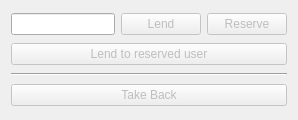
<?xml version="1.0" encoding="UTF-8"?>
<ui version="4.0">
 <class>lendDialog</class>
 <widget class="QDialog" name="lendDialog">
  <property name="geometry">
   <rect>
    <x>0</x>
    <y>0</y>
    <width>298</width>
    <height>120</height>
   </rect>
  </property>
  <property name="windowTitle">
   <string>Lending</string>
  </property>
  <property name="windowIcon">
   <iconset resource="QtRc.qrc">
    <normaloff>:/image/images/lend.png</normaloff>:/image/images/lend.png</iconset>
  </property>
  <property name="locale">
   <locale language="English" country="UnitedKingdom"/>
  </property>
  <layout class="QGridLayout" name="gridLayout">
   <item row="0" column="0">
    <widget class="QLineEdit" name="idLine">
     <property name="locale">
      <locale language="English" country="UnitedKingdom"/>
     </property>
    </widget>
   </item>
   <item row="0" column="1">
    <widget class="QPushButton" name="lendButton">
     <property name="enabled">
      <bool>false</bool>
     </property>
     <property name="locale">
      <locale language="English" country="UnitedKingdom"/>
     </property>
     <property name="text">
      <string>Lend</string>
     </property>
     <property name="icon">
      <iconset resource="QtRc.qrc">
       <normaloff>:/image/images/lend.png</normaloff>:/image/images/lend.png</iconset>
     </property>
     <property name="iconSize">
      <size>
       <width>24</width>
       <height>24</height>
      </size>
     </property>
    </widget>
   </item>
   <item row="1" column="0" colspan="3">
    <widget class="QPushButton" name="lendToReserveButton">
     <property name="enabled">
      <bool>false</bool>
     </property>
     <property name="locale">
      <locale language="English" country="UnitedKingdom"/>
     </property>
     <property name="text">
      <string>Lend to reserved user</string>
     </property>
     <property name="icon">
      <iconset resource="QtRc.qrc">
       <normaloff>:/image/images/lend_to_reserved.png</normaloff>:/image/images/lend_to_reserved.png</iconset>
     </property>
     <property name="iconSize">
      <size>
       <width>24</width>
       <height>24</height>
      </size>
     </property>
    </widget>
   </item>
   <item row="0" column="2">
    <widget class="QPushButton" name="reserveButton">
     <property name="enabled">
      <bool>false</bool>
     </property>
     <property name="locale">
      <locale language="English" country="UnitedKingdom"/>
     </property>
     <property name="text">
      <string>Reserve</string>
     </property>
     <property name="icon">
      <iconset resource="QtRc.qrc">
       <normaloff>:/image/images/reserve.png</normaloff>:/image/images/reserve.png</iconset>
     </property>
     <property name="iconSize">
      <size>
       <width>24</width>
       <height>24</height>
      </size>
     </property>
    </widget>
   </item>
   <item row="2" column="0" colspan="3">
    <widget class="Line" name="line">
     <property name="locale">
      <locale language="English" country="UnitedKingdom"/>
     </property>
     <property name="orientation">
      <enum>Qt::Horizontal</enum>
     </property>
    </widget>
   </item>
   <item row="3" column="0" colspan="3">
    <widget class="QPushButton" name="takeBackButton">
     <property name="enabled">
      <bool>false</bool>
     </property>
     <property name="locale">
      <locale language="English" country="UnitedKingdom"/>
     </property>
     <property name="text">
      <string>Take Back</string>
     </property>
     <property name="icon">
      <iconset resource="QtRc.qrc">
       <normaloff>:/image/images/takeback.png</normaloff>:/image/images/takeback.png</iconset>
     </property>
     <property name="iconSize">
      <size>
       <width>24</width>
       <height>24</height>
      </size>
     </property>
    </widget>
   </item>
  </layout>
 </widget>
 <resources>
  <include location="QtRc.qrc"/>
 </resources>
 <connections>
  <connection>
   <sender>idLine</sender>
   <signal>returnPressed()</signal>
   <receiver>lendButton</receiver>
   <slot>click()</slot>
   <hints>
    <hint type="sourcelabel">
     <x>123</x>
     <y>25</y>
    </hint>
    <hint type="destinationlabel">
     <x>201</x>
     <y>25</y>
    </hint>
   </hints>
  </connection>
 </connections>
</ui>
